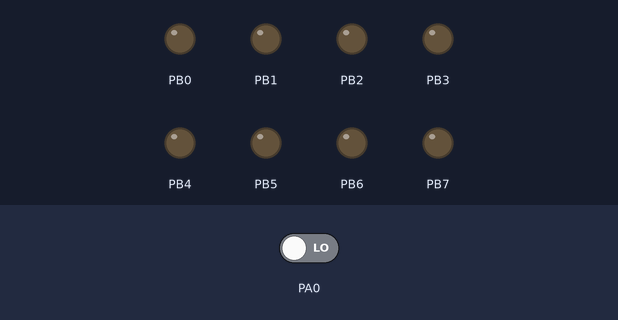
Bench run of a program on a simulated ATmega16, CodeVisionAVR source translated, built with avr-gcc and emulated at 12 MHz. Shown: output pins drawn as LEDs (lit = HIGH). Dashed ring = blinking. Inputs (shaded band) come from the test bench; at power-on: PA0 LOW.

Above: at 1.2 s.
1.3 s: PA0 driven HIGH
At 1.99 s:
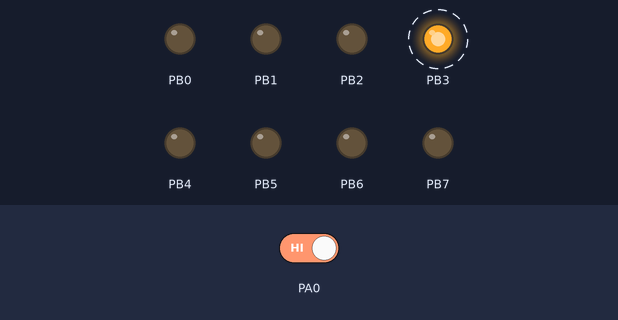
At 2.39 s:
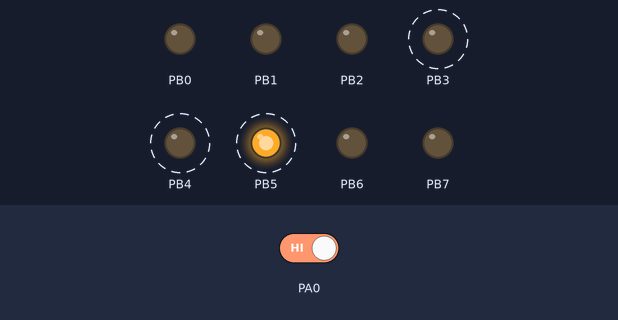
4.3 s: PA0 driven LOW
At 4.99 s:
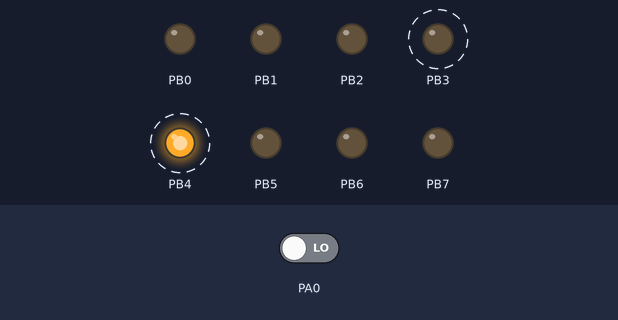
Timing chart, 0 to 8.4 s (numbered marks = the images above; inputs shaded):
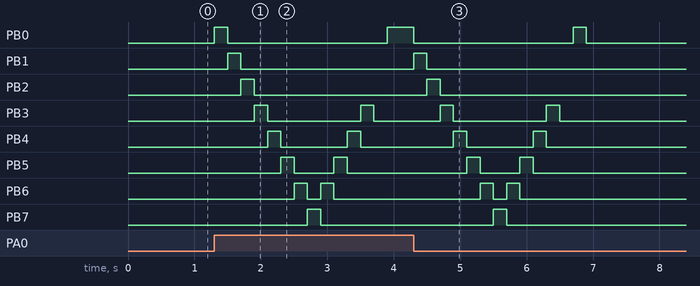

The program:

code2.c
```c
// (licence header left out)
#include <mega16.h>
#include <delay.h>


void main(void)
{
    DDRA = 0x00;
    DDRB = 0xff;
    #asm("sei")

    while (1) {
            if(PINA.0==1)   //agar button feshorde shavad
            {
                PORTB.0 = 1;   //LED aval roshan mishavad
                delay_ms(200);  //5 saniye delay

                PORTB.0 = 0;   //LED aval khamosh mishavad
                PORTB.1 = 1;   //LED 2vom roshan mishavad ta LED 8om b hamin tarigh ..
                delay_ms(200);

                PORTB.1 = 0;
                PORTB.2 = 1;
                delay_ms(200);

                PORTB.2 = 0;
                PORTB.3 = 1;
                delay_ms(200);

                PORTB.3 = 0;
                PORTB.4 = 1;
                delay_ms(200);

                PORTB.4 = 0;
                PORTB.5 = 1;
                delay_ms(200);

                PORTB.5 = 0;
                PORTB.6 = 1;
                delay_ms(200);

                PORTB.6 = 0;
                PORTB.7 = 1;
                delay_ms(200);

                PORTB.7 = 0;  //sepas LED 7om khamosh shode
                PORTB.6 = 1;  //va LED 6om roshan mishavad ta LED aval hamin ravand edame miyabad ...
                delay_ms(200);

                PORTB.6 = 0;
                PORTB.5 = 1;
                delay_ms(200);

                PORTB.5 = 0;
                PORTB.4 = 1;
                delay_ms(200);

                PORTB.4 = 0;
                PORTB.3 = 1;
                delay_ms(200);

                PORTB.3 = 0;
                PORTB.2 = 1;
                delay_ms(00);

                PORTB.2 = 0;
                PORTB.1 = 0;
                delay_ms(200);

                PORTB.1 = 0;
                PORTB.0 = 1;
                delay_ms(200);

                PORTB.0 = 0;

            } else {  //agar button feshorde nashavad

                PORTB = 0;  //LED ha roshan nashavand
            }
    }
}
```

Measured:
- after the input at 1.3 s, PB0: LOW → HIGH at once, → LOW 0.20 s later, → HIGH 2.4 s later, → LOW 0.40 s later; PB1: LOW → HIGH after 0.20 s, → LOW 0.20 s later, → HIGH 2.6 s later
- after the input at 4.3 s, PB1: goes on until 4.5 s, then stays LOW; PB2: goes on until 4.7 s, then stays LOW; PB3: goes on until 6.5 s, then stays LOW; PB4: goes on until 6.3 s, then stays LOW; PB5: goes on until 6.1 s, then stays LOW
